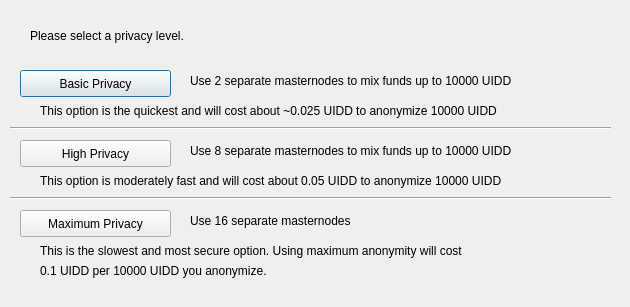
<?xml version="1.0" encoding="UTF-8"?>
<ui version="4.0">
 <class>ObfuscationConfig</class>
 <widget class="QDialog" name="ObfuscationConfig">
  <property name="geometry">
   <rect>
    <x>0</x>
    <y>0</y>
    <width>630</width>
    <height>307</height>
   </rect>
  </property>
  <property name="windowTitle">
   <string>Configure Obfuscation</string>
  </property>
  <widget class="QPushButton" name="buttonBasic">
   <property name="geometry">
    <rect>
     <x>20</x>
     <y>70</y>
     <width>151</width>
     <height>27</height>
    </rect>
   </property>
   <property name="text">
    <string>Basic Privacy</string>
   </property>
  </widget>
  <widget class="QPushButton" name="buttonHigh">
   <property name="geometry">
    <rect>
     <x>20</x>
     <y>140</y>
     <width>151</width>
     <height>27</height>
    </rect>
   </property>
   <property name="text">
    <string>High Privacy</string>
   </property>
  </widget>
  <widget class="QPushButton" name="buttonMax">
   <property name="geometry">
    <rect>
     <x>20</x>
     <y>210</y>
     <width>151</width>
     <height>27</height>
    </rect>
   </property>
   <property name="text">
    <string>Maximum Privacy</string>
   </property>
  </widget>
  <widget class="QLabel" name="label">
   <property name="geometry">
    <rect>
     <x>30</x>
     <y>20</y>
     <width>571</width>
     <height>31</height>
    </rect>
   </property>
   <property name="text">
    <string>Please select a privacy level.</string>
   </property>
  </widget>
  <widget class="QLabel" name="label_2">
   <property name="geometry">
    <rect>
     <x>190</x>
     <y>70</y>
     <width>421</width>
     <height>21</height>
    </rect>
   </property>
   <property name="text">
    <string>Use 2 separate masternodes to mix funds up to 10000 UIDD</string>
   </property>
  </widget>
  <widget class="QLabel" name="label_3">
   <property name="geometry">
    <rect>
     <x>190</x>
     <y>140</y>
     <width>411</width>
     <height>21</height>
    </rect>
   </property>
   <property name="text">
    <string>Use 8 separate masternodes to mix funds up to 10000 UIDD</string>
   </property>
  </widget>
  <widget class="QLabel" name="label_4">
   <property name="geometry">
    <rect>
     <x>190</x>
     <y>210</y>
     <width>421</width>
     <height>21</height>
    </rect>
   </property>
   <property name="text">
    <string>Use 16 separate masternodes</string>
   </property>
  </widget>
  <widget class="QLabel" name="label_6">
   <property name="geometry">
    <rect>
     <x>40</x>
     <y>100</y>
     <width>561</width>
     <height>21</height>
    </rect>
   </property>
   <property name="text">
    <string>This option is the quickest and will cost about ~0.025 UIDD to anonymize 10000 UIDD</string>
   </property>
  </widget>
  <widget class="QLabel" name="label_7">
   <property name="geometry">
    <rect>
     <x>40</x>
     <y>170</y>
     <width>561</width>
     <height>21</height>
    </rect>
   </property>
   <property name="text">
    <string>This option is moderately fast and will cost about 0.05 UIDD to anonymize 10000 UIDD</string>
   </property>
  </widget>
  <widget class="QLabel" name="label_8">
   <property name="geometry">
    <rect>
     <x>40</x>
     <y>240</y>
     <width>561</width>
     <height>21</height>
    </rect>
   </property>
   <property name="text">
    <string>This is the slowest and most secure option. Using maximum anonymity will cost</string>
   </property>
  </widget>
  <widget class="QLabel" name="label_9">
   <property name="geometry">
    <rect>
     <x>40</x>
     <y>260</y>
     <width>561</width>
     <height>21</height>
    </rect>
   </property>
   <property name="text">
    <string>0.1 UIDD per 10000 UIDD you anonymize.</string>
   </property>
  </widget>
  <widget class="Line" name="line">
   <property name="geometry">
    <rect>
     <x>10</x>
     <y>120</y>
     <width>601</width>
     <height>16</height>
    </rect>
   </property>
   <property name="orientation">
    <enum>Qt::Horizontal</enum>
   </property>
  </widget>
  <widget class="Line" name="line_2">
   <property name="geometry">
    <rect>
     <x>10</x>
     <y>190</y>
     <width>601</width>
     <height>16</height>
    </rect>
   </property>
   <property name="orientation">
    <enum>Qt::Horizontal</enum>
   </property>
  </widget>
 </widget>
 <resources/>
 <connections/>
</ui>
